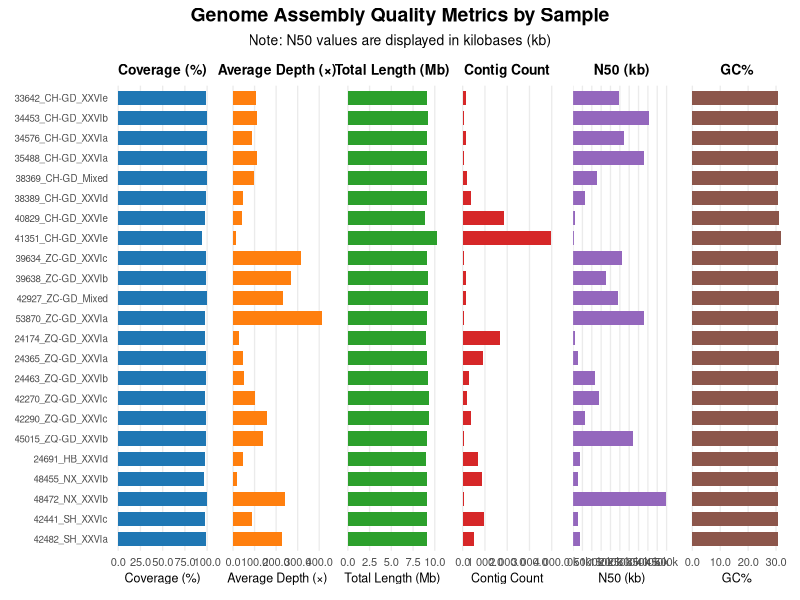
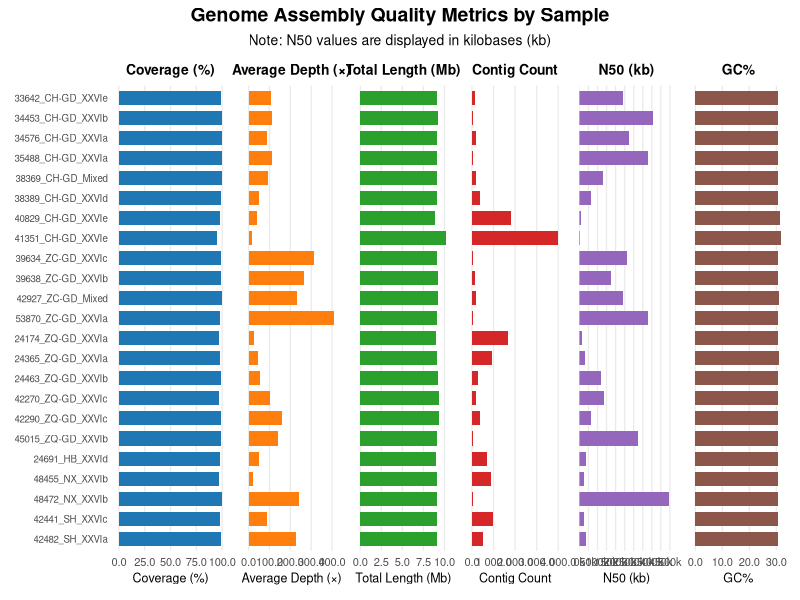
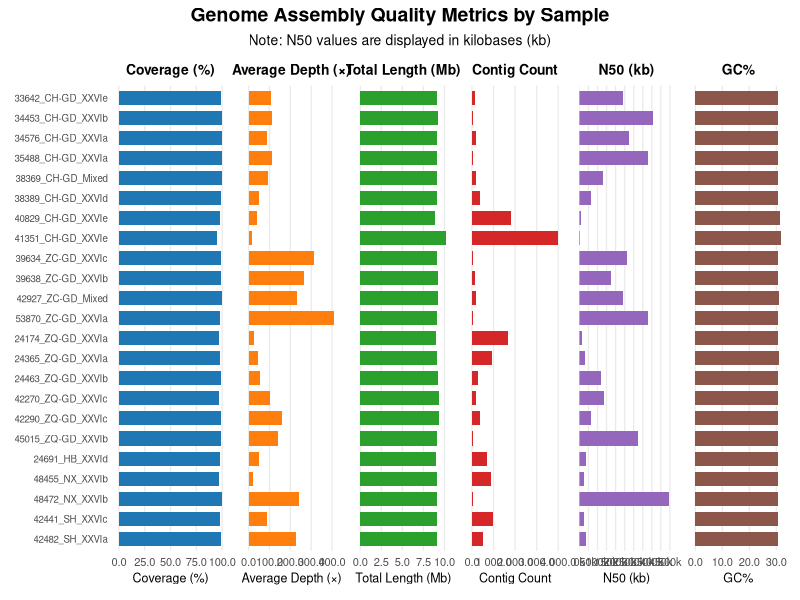

Write the R code that produced these figures, in order.


library(tidyverse)
library(patchwork) 
library(scales)     

data <- read.csv("Sampleinfo.csv", header = TRUE)

data_processed <- data %>%
  mutate(
    across(c(Coverage, Depth, Length, Count, N50, GC), as.numeric)
  ) %>%
  rename(
    Coverage_Percent = Coverage,
    Average_depth = Depth,
    Total_length_Mb = Length,
    GC_Percent = GC
  )

metric_info <- data.frame(
  Metric = c("Coverage_Percent", "Average_depth", "Total_length_Mb", 
             "Count", "N50", "GC_Percent"),
  DisplayName = c("Coverage (%)", "Average Depth (×)", "Total Length (Mb)", 
                  "Contig Count", "N50 (kb)", "GC%"),  # 修改N50单位从bp到kb
  Color = c("#1f77b4", "#ff7f0e", "#2ca02c", "#d62728", "#9467bd", "#8c564b")
)

data_long <- data_processed %>%
  pivot_longer(
    cols = c(Coverage_Percent, Average_depth, Total_length_Mb, Count, N50, GC_Percent),
    names_to = "Metric",
    values_to = "Value"
  ) %>%
  left_join(metric_info, by = "Metric") %>%
  mutate(
    PlotValue = ifelse(Metric == "N50", Value / 1000, Value)
  )

data_long$DisplayName <- factor(data_long$DisplayName, 
                                levels = metric_info$DisplayName)

data_long$ID <- factor(data_long$ID, levels = rev(unique(data_processed$ID)))

theme_no_yaxis <- theme(
  axis.text.y = element_blank(),
  axis.ticks.y = element_blank(),
  axis.title.y = element_blank()
)

plot_list <- list()

for (i in 1:6) {
  metric_name <- metric_info$DisplayName[i]
  metric_type <- metric_info$Metric[i]
  
  plot_data <- data_long %>% 
    filter(DisplayName == metric_name)
  
  p <- ggplot(plot_data, aes(x = PlotValue, y = ID)) +
    geom_bar(stat = "identity", fill = metric_info$Color[i], width = 0.7) +
    labs(
      title = metric_name,
      x = metric_name
    ) +
    theme_minimal(base_size = 10) +
    theme(
      plot.title = element_text(hjust = 0.5, face = "bold", size = 10),
      axis.title.x = element_text(size = 9),
      axis.text.x = element_text(size = 8),
      panel.grid.major.y = element_blank(),
      panel.grid.minor.x = element_blank()
    )
  
  if (metric_type == "N50") {
    max_n50_kb <- max(plot_data$PlotValue, na.rm = TRUE)
    if (max_n50_kb > 500) {
      break_interval <- 100
    } else if (max_n50_kb > 200) {
      break_interval <- 50
    } else if (max_n50_kb > 100) {
      break_interval <- 20
    } else {
      break_interval <- 10
    }
    
    p <- p + 
      scale_x_continuous(
        breaks = seq(0, ceiling(max_n50_kb/break_interval)*break_interval, break_interval),
        labels = function(x) paste0(x, "k"),  
        expand = expansion(mult = c(0, 0.05))  
      )
  } else {
    p <- p + 
      scale_x_continuous(labels = label_number(accuracy = 0.1))
  }
  
  if (i > 1) {
    p <- p + theme_no_yaxis
  } else {
    p <- p + theme(
      axis.text.y = element_text(size = 7),
      axis.title.y = element_blank()
    )
  }
  
  plot_list[[i]] <- p
}

combined_plot <- plot_list[[1]] | plot_list[[2]] | plot_list[[3]] | 
  plot_list[[4]] | plot_list[[5]] | plot_list[[6]]

combined_plot <- combined_plot + 
  plot_annotation(
    title = "Genome Assembly Quality Metrics by Sample",
    subtitle = "Note: N50 values are displayed in kilobases (kb)",
    theme = theme(
      plot.title = element_text(hjust = 0.5, face = "bold", size = 14),
      plot.subtitle = element_text(hjust = 0.5, size = 10)
    )
  )

print(combined_plot)

final_plot <- combined_plot + 
  plot_layout(widths = c(1.2, 1, 1, 1, 1, 1))  # 第一个图形稍微宽一点，以容纳y轴标签

print(final_plot)

ggsave("Genome_Quality_Metrics_Horizontal_Compact.pdf", final_plot, 
       width = 10, height = 6, device = "pdf")

n50_comparison <- data_long %>%
  filter(Metric == "N50") %>%
  select(ID, Original_N50_bp = Value, N50_kb = PlotValue) %>%
  arrange(desc(N50_kb))

print("N50值转换对比（前10个样本）：")
print(head(n50_comparison, 10))